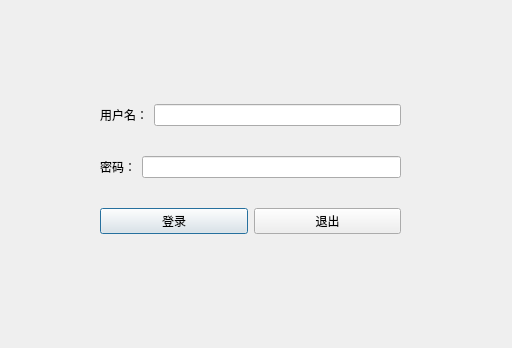
<?xml version="1.0" encoding="UTF-8"?>
<ui version="4.0">
 <class>loginDialog</class>
 <widget class="QDialog" name="loginDialog">
  <property name="geometry">
   <rect>
    <x>0</x>
    <y>0</y>
    <width>512</width>
    <height>348</height>
   </rect>
  </property>
  <property name="windowTitle">
   <string>Dialog</string>
  </property>
  <widget class="QWidget" name="">
   <property name="geometry">
    <rect>
     <x>100</x>
     <y>80</y>
     <width>301</width>
     <height>181</height>
    </rect>
   </property>
   <layout class="QVBoxLayout" name="verticalLayout">
    <item>
     <layout class="QHBoxLayout" name="horizontalLayout">
      <item>
       <widget class="QLabel" name="userName">
        <property name="text">
         <string>用户名：</string>
        </property>
       </widget>
      </item>
      <item>
       <widget class="QLineEdit" name="userNamelineEdit"/>
      </item>
     </layout>
    </item>
    <item>
     <layout class="QHBoxLayout" name="horizontalLayout_2">
      <item>
       <widget class="QLabel" name="pwd">
        <property name="text">
         <string>密码：</string>
        </property>
       </widget>
      </item>
      <item>
       <widget class="QLineEdit" name="pwdlineEdit"/>
      </item>
     </layout>
    </item>
    <item>
     <layout class="QHBoxLayout" name="horizontalLayout_3">
      <item>
       <widget class="QPushButton" name="loginBtn">
        <property name="text">
         <string>登录</string>
        </property>
       </widget>
      </item>
      <item>
       <widget class="QPushButton" name="quitBtn">
        <property name="text">
         <string>退出</string>
        </property>
       </widget>
      </item>
     </layout>
    </item>
   </layout>
  </widget>
 </widget>
 <resources/>
 <connections/>
</ui>
